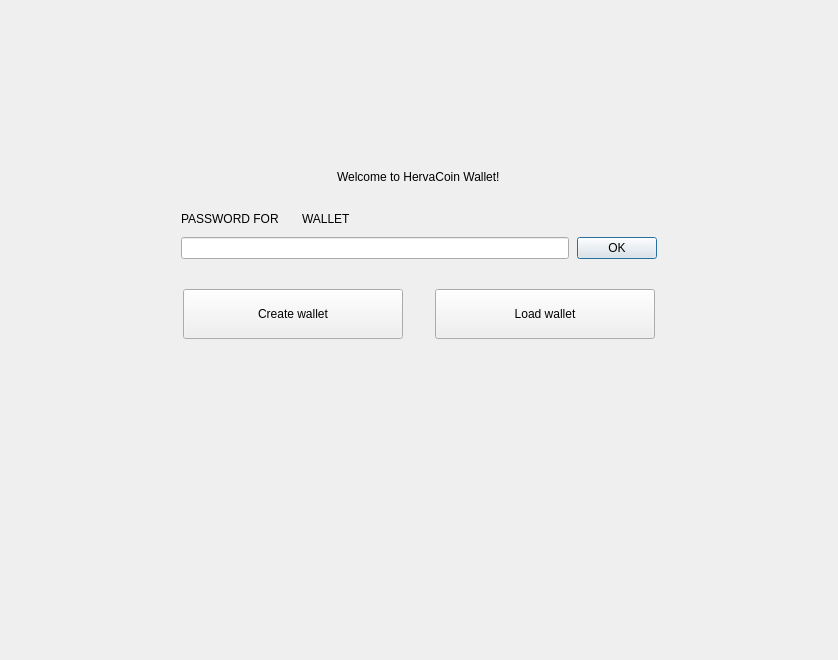
<?xml version="1.0" encoding="UTF-8"?>
<ui version="4.0">
 <class>NoWalletFrame</class>
 <widget class="QFrame" name="NoWalletFrame">
  <property name="geometry">
   <rect>
    <x>0</x>
    <y>0</y>
    <width>838</width>
    <height>660</height>
   </rect>
  </property>
  <property name="windowTitle">
   <string>Frame</string>
  </property>
  <property name="frameShape">
   <enum>QFrame::NoFrame</enum>
  </property>
  <property name="frameShadow">
   <enum>QFrame::Raised</enum>
  </property>
  <layout class="QVBoxLayout" name="verticalLayout">
   <property name="spacing">
    <number>0</number>
   </property>
   <property name="leftMargin">
    <number>0</number>
   </property>
   <property name="topMargin">
    <number>0</number>
   </property>
   <property name="rightMargin">
    <number>0</number>
   </property>
   <property name="bottomMargin">
    <number>0</number>
   </property>
   <item>
    <spacer name="verticalSpacer">
     <property name="orientation">
      <enum>Qt::Vertical</enum>
     </property>
     <property name="sizeType">
      <enum>QSizePolicy::Fixed</enum>
     </property>
     <property name="sizeHint" stdset="0">
      <size>
       <width>20</width>
       <height>170</height>
      </size>
     </property>
    </spacer>
   </item>
   <item alignment="Qt::AlignHCenter">
    <widget class="WalletGui::WalletHeaderLabel" name="m_welcomeLabel">
     <property name="text">
      <string>Welcome to HervaCoin Wallet!</string>
     </property>
    </widget>
   </item>
   <item>
    <spacer name="verticalSpacer_4">
     <property name="orientation">
      <enum>Qt::Vertical</enum>
     </property>
     <property name="sizeType">
      <enum>QSizePolicy::Fixed</enum>
     </property>
     <property name="sizeHint" stdset="0">
      <size>
       <width>20</width>
       <height>25</height>
      </size>
     </property>
    </spacer>
   </item>
   <item alignment="Qt::AlignHCenter">
    <widget class="QFrame" name="m_passwordFrame">
     <property name="minimumSize">
      <size>
       <width>476</width>
       <height>0</height>
      </size>
     </property>
     <property name="maximumSize">
      <size>
       <width>338</width>
       <height>16777215</height>
      </size>
     </property>
     <property name="frameShape">
      <enum>QFrame::NoFrame</enum>
     </property>
     <property name="frameShadow">
      <enum>QFrame::Raised</enum>
     </property>
     <layout class="QVBoxLayout" name="verticalLayout_2">
      <property name="spacing">
       <number>8</number>
      </property>
      <property name="leftMargin">
       <number>0</number>
      </property>
      <property name="topMargin">
       <number>0</number>
      </property>
      <property name="rightMargin">
       <number>0</number>
      </property>
      <property name="bottomMargin">
       <number>0</number>
      </property>
      <item>
       <layout class="QHBoxLayout" name="horizontalLayout_4">
        <item>
         <widget class="QLabel" name="m_passwordTextLabel">
          <property name="sizePolicy">
           <sizepolicy hsizetype="Maximum" vsizetype="Preferred">
            <horstretch>0</horstretch>
            <verstretch>0</verstretch>
           </sizepolicy>
          </property>
          <property name="styleSheet">
           <string notr="true">[errorState=&quot;true&quot;] {
  color: #ef3131;
}</string>
          </property>
          <property name="text">
           <string>PASSWORD FOR</string>
          </property>
         </widget>
        </item>
        <item>
         <widget class="QLabel" name="m_walletNameLabel">
          <property name="text">
           <string/>
          </property>
         </widget>
        </item>
        <item>
         <widget class="QLabel" name="m_walletTextLabel">
          <property name="text">
           <string>WALLET</string>
          </property>
         </widget>
        </item>
        <item>
         <spacer name="horizontalSpacer_4">
          <property name="orientation">
           <enum>Qt::Horizontal</enum>
          </property>
          <property name="sizeHint" stdset="0">
           <size>
            <width>40</width>
            <height>20</height>
           </size>
          </property>
         </spacer>
        </item>
       </layout>
      </item>
      <item>
       <layout class="QHBoxLayout" name="horizontalLayout_5">
        <item>
         <widget class="QLineEdit" name="m_passwordEdit">
          <property name="sizePolicy">
           <sizepolicy hsizetype="Expanding" vsizetype="Fixed">
            <horstretch>0</horstretch>
            <verstretch>0</verstretch>
           </sizepolicy>
          </property>
          <property name="styleSheet">
           <string notr="true">[errorState=&quot;true&quot;] {
  border-color: #ef3131;
}</string>
          </property>
          <property name="echoMode">
           <enum>QLineEdit::Password</enum>
          </property>
         </widget>
        </item>
        <item>
         <widget class="WalletGui::WalletOkButton" name="m_okButton">
          <property name="enabled">
           <bool>true</bool>
          </property>
          <property name="text">
           <string>OK</string>
          </property>
          <property name="default">
           <bool>true</bool>
          </property>
         </widget>
        </item>
       </layout>
      </item>
     </layout>
    </widget>
   </item>
   <item>
    <spacer name="verticalSpacer_2">
     <property name="orientation">
      <enum>Qt::Vertical</enum>
     </property>
     <property name="sizeType">
      <enum>QSizePolicy::Fixed</enum>
     </property>
     <property name="sizeHint" stdset="0">
      <size>
       <width>20</width>
       <height>30</height>
      </size>
     </property>
    </spacer>
   </item>
   <item>
    <layout class="QHBoxLayout" name="horizontalLayout">
     <property name="spacing">
      <number>0</number>
     </property>
     <item>
      <spacer name="horizontalSpacer_2">
       <property name="orientation">
        <enum>Qt::Horizontal</enum>
       </property>
       <property name="sizeHint" stdset="0">
        <size>
         <width>40</width>
         <height>20</height>
        </size>
       </property>
      </spacer>
     </item>
     <item>
      <widget class="WalletGui::WalletLargeBlueButton" name="m_createWalletButton">
       <property name="sizePolicy">
        <sizepolicy hsizetype="Fixed" vsizetype="Fixed">
         <horstretch>0</horstretch>
         <verstretch>0</verstretch>
        </sizepolicy>
       </property>
       <property name="minimumSize">
        <size>
         <width>220</width>
         <height>50</height>
        </size>
       </property>
       <property name="maximumSize">
        <size>
         <width>220</width>
         <height>50</height>
        </size>
       </property>
       <property name="text">
        <string>Create wallet</string>
       </property>
      </widget>
     </item>
     <item>
      <spacer name="horizontalSpacer">
       <property name="orientation">
        <enum>Qt::Horizontal</enum>
       </property>
       <property name="sizeType">
        <enum>QSizePolicy::Fixed</enum>
       </property>
       <property name="sizeHint" stdset="0">
        <size>
         <width>32</width>
         <height>20</height>
        </size>
       </property>
      </spacer>
     </item>
     <item>
      <widget class="WalletGui::WalletLargeBlueButton" name="m_openWalletButton">
       <property name="sizePolicy">
        <sizepolicy hsizetype="Fixed" vsizetype="Fixed">
         <horstretch>0</horstretch>
         <verstretch>0</verstretch>
        </sizepolicy>
       </property>
       <property name="minimumSize">
        <size>
         <width>220</width>
         <height>50</height>
        </size>
       </property>
       <property name="maximumSize">
        <size>
         <width>220</width>
         <height>50</height>
        </size>
       </property>
       <property name="text">
        <string>Load wallet</string>
       </property>
      </widget>
     </item>
     <item>
      <spacer name="horizontalSpacer_3">
       <property name="orientation">
        <enum>Qt::Horizontal</enum>
       </property>
       <property name="sizeHint" stdset="0">
        <size>
         <width>40</width>
         <height>20</height>
        </size>
       </property>
      </spacer>
     </item>
    </layout>
   </item>
   <item>
    <spacer name="verticalSpacer_3">
     <property name="orientation">
      <enum>Qt::Vertical</enum>
     </property>
     <property name="sizeHint" stdset="0">
      <size>
       <width>20</width>
       <height>376</height>
      </size>
     </property>
    </spacer>
   </item>
  </layout>
 </widget>
 <customwidgets>
  <customwidget>
   <class>WalletGui::WalletOkButton</class>
   <extends>QPushButton</extends>
   <header>Gui/Common/WalletOkButton.h</header>
  </customwidget>
  <customwidget>
   <class>WalletGui::WalletHeaderLabel</class>
   <extends>QLabel</extends>
   <header>Gui/Common/WalletTextLabel.h</header>
  </customwidget>
  <customwidget>
   <class>WalletGui::WalletLargeBlueButton</class>
   <extends>QPushButton</extends>
   <header>Gui/Common/WalletBlueButton.h</header>
  </customwidget>
 </customwidgets>
 <resources/>
 <connections>
  <connection>
   <sender>m_okButton</sender>
   <signal>clicked()</signal>
   <receiver>NoWalletFrame</receiver>
   <slot>okClicked()</slot>
   <hints>
    <hint type="sourcelabel">
     <x>498</x>
     <y>266</y>
    </hint>
    <hint type="destinationlabel">
     <x>418</x>
     <y>329</y>
    </hint>
   </hints>
  </connection>
  <connection>
   <sender>m_passwordEdit</sender>
   <signal>textChanged(QString)</signal>
   <receiver>NoWalletFrame</receiver>
   <slot>passwordChanged(QString)</slot>
   <hints>
    <hint type="sourcelabel">
     <x>374</x>
     <y>265</y>
    </hint>
    <hint type="destinationlabel">
     <x>418</x>
     <y>329</y>
    </hint>
   </hints>
  </connection>
  <connection>
   <sender>m_passwordEdit</sender>
   <signal>returnPressed()</signal>
   <receiver>m_okButton</receiver>
   <slot>click()</slot>
   <hints>
    <hint type="sourcelabel">
     <x>374</x>
     <y>265</y>
    </hint>
    <hint type="destinationlabel">
     <x>616</x>
     <y>256</y>
    </hint>
   </hints>
  </connection>
 </connections>
 <slots>
  <signal>createWalletClickedSignal()</signal>
  <signal>openWalletClickedSignal()</signal>
  <slot>okClicked()</slot>
  <slot>passwordChanged(QString)</slot>
 </slots>
</ui>
